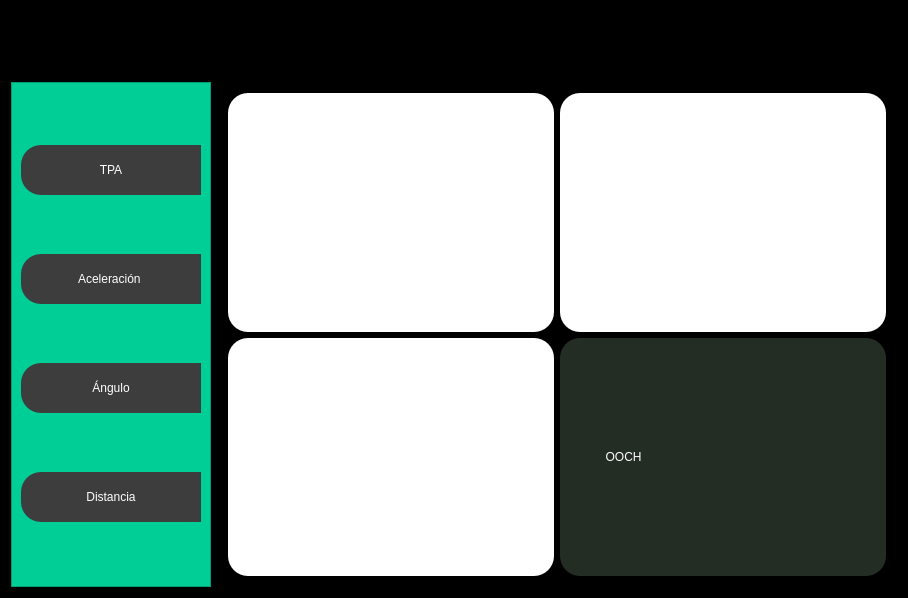
<?xml version="1.0" encoding="UTF-8"?>
<ui version="4.0">
 <class>MainWindow</class>
 <widget class="QMainWindow" name="MainWindow">
  <property name="geometry">
   <rect>
    <x>0</x>
    <y>0</y>
    <width>908</width>
    <height>598</height>
   </rect>
  </property>
  <property name="windowTitle">
   <string>GUI_CANSAT</string>
  </property>
  <widget class="QWidget" name="centralwidget">
   <layout class="QGridLayout" name="gridLayout_3">
    <property name="leftMargin">
     <number>0</number>
    </property>
    <property name="topMargin">
     <number>0</number>
    </property>
    <property name="rightMargin">
     <number>0</number>
    </property>
    <property name="bottomMargin">
     <number>0</number>
    </property>
    <item row="0" column="0">
     <widget class="QFrame" name="frame">
      <property name="styleSheet">
       <string notr="true">background-color: rgb(0, 0, 0);</string>
      </property>
      <property name="frameShape">
       <enum>QFrame::StyledPanel</enum>
      </property>
      <property name="frameShadow">
       <enum>QFrame::Raised</enum>
      </property>
      <layout class="QGridLayout" name="gridLayout">
       <property name="leftMargin">
        <number>0</number>
       </property>
       <property name="topMargin">
        <number>0</number>
       </property>
       <property name="rightMargin">
        <number>0</number>
       </property>
       <property name="bottomMargin">
        <number>0</number>
       </property>
       <item row="0" column="0">
        <widget class="QFrame" name="frame_superior">
         <property name="minimumSize">
          <size>
           <width>0</width>
           <height>65</height>
          </size>
         </property>
         <property name="maximumSize">
          <size>
           <width>16777172</width>
           <height>75</height>
          </size>
         </property>
         <property name="layoutDirection">
          <enum>Qt::LeftToRight</enum>
         </property>
         <property name="styleSheet">
          <string notr="true">Qframe{
background-color:rgb(0,0,0);
}

QPushButton{
background-color:#000000ff;
border-radius: 20px;
}

QPushButton:hover{
background-color:rgb(61,61,61);
border-radius:20px;
}
</string>
         </property>
         <property name="frameShape">
          <enum>QFrame::StyledPanel</enum>
         </property>
         <property name="frameShadow">
          <enum>QFrame::Raised</enum>
         </property>
         <layout class="QHBoxLayout" name="horizontalLayout">
          <item>
           <widget class="QPushButton" name="bt_menu">
            <property name="minimumSize">
             <size>
              <width>200</width>
              <height>0</height>
             </size>
            </property>
            <property name="text">
             <string/>
            </property>
            <property name="icon">
             <iconset>
              <normaloff>imagenes/barra-de-menus.png</normaloff>imagenes/barra-de-menus.png</iconset>
            </property>
            <property name="iconSize">
             <size>
              <width>40</width>
              <height>40</height>
             </size>
            </property>
           </widget>
          </item>
          <item>
           <spacer name="horizontalSpacer">
            <property name="orientation">
             <enum>Qt::Horizontal</enum>
            </property>
            <property name="sizeHint" stdset="0">
             <size>
              <width>338</width>
              <height>20</height>
             </size>
            </property>
           </spacer>
          </item>
          <item>
           <widget class="QPushButton" name="bt_minimizar">
            <property name="text">
             <string/>
            </property>
            <property name="icon">
             <iconset>
              <normaloff>imagenes/minimizar.png</normaloff>imagenes/minimizar.png</iconset>
            </property>
            <property name="iconSize">
             <size>
              <width>40</width>
              <height>40</height>
             </size>
            </property>
           </widget>
          </item>
          <item>
           <widget class="QPushButton" name="bt_restaurar">
            <property name="text">
             <string/>
            </property>
            <property name="icon">
             <iconset>
              <normaloff>imagenes/restaurar.png</normaloff>imagenes/restaurar.png</iconset>
            </property>
            <property name="iconSize">
             <size>
              <width>40</width>
              <height>40</height>
             </size>
            </property>
           </widget>
          </item>
          <item>
           <widget class="QPushButton" name="bt_maximizar">
            <property name="text">
             <string/>
            </property>
            <property name="icon">
             <iconset>
              <normaloff>imagenes/maximizar.png</normaloff>imagenes/maximizar.png</iconset>
            </property>
            <property name="iconSize">
             <size>
              <width>40</width>
              <height>40</height>
             </size>
            </property>
           </widget>
          </item>
          <item>
           <widget class="QPushButton" name="bt_cerrar">
            <property name="text">
             <string/>
            </property>
            <property name="icon">
             <iconset>
              <normaloff>imagenes/cerrar.png</normaloff>imagenes/cerrar.png</iconset>
            </property>
            <property name="iconSize">
             <size>
              <width>40</width>
              <height>40</height>
             </size>
            </property>
           </widget>
          </item>
         </layout>
        </widget>
       </item>
       <item row="4" column="0">
        <widget class="QFrame" name="frame_contenido">
         <property name="frameShape">
          <enum>QFrame::StyledPanel</enum>
         </property>
         <property name="frameShadow">
          <enum>QFrame::Raised</enum>
         </property>
         <layout class="QGridLayout" name="gridLayout_5">
          <item row="2" column="0">
           <widget class="QFrame" name="frame_control">
            <property name="minimumSize">
             <size>
              <width>200</width>
              <height>0</height>
             </size>
            </property>
            <property name="maximumSize">
             <size>
              <width>0</width>
              <height>16777215</height>
             </size>
            </property>
            <property name="styleSheet">
             <string notr="true">QFrame{
background-color: rgb(0,206,151);
}

QPushButton{
background-color: rgb(61,61,61);
border-top-left-radius: 20px;
border-bottom-left-radius: 20px;
color: rgb(255,255,255);
font: 77 10pt &quot;Arial Black&quot;;
}

QPushButton:hover{
background-color: white;
border-top-left-radius: 20px;
border-bottom-left-radius: 20px;
color: rgb(0,0,0);
font: 77 10pt &quot;Arial Black&quot;;
}</string>
            </property>
            <property name="frameShape">
             <enum>QFrame::StyledPanel</enum>
            </property>
            <property name="frameShadow">
             <enum>QFrame::Raised</enum>
            </property>
            <layout class="QVBoxLayout" name="verticalLayout_3">
             <item>
              <widget class="QPushButton" name="bt_GraficasA">
               <property name="minimumSize">
                <size>
                 <width>0</width>
                 <height>50</height>
                </size>
               </property>
               <property name="text">
                <string>TPA</string>
               </property>
               <property name="icon">
                <iconset>
                 <normaloff>imagenes/chip.png</normaloff>imagenes/chip.png</iconset>
               </property>
               <property name="iconSize">
                <size>
                 <width>35</width>
                 <height>35</height>
                </size>
               </property>
              </widget>
             </item>
             <item>
              <widget class="QPushButton" name="bt_GraficasB">
               <property name="minimumSize">
                <size>
                 <width>0</width>
                 <height>50</height>
                </size>
               </property>
               <property name="text">
                <string>Aceleración </string>
               </property>
               <property name="icon">
                <iconset>
                 <normaloff>imagenes/chip.png</normaloff>imagenes/chip.png</iconset>
               </property>
               <property name="iconSize">
                <size>
                 <width>35</width>
                 <height>35</height>
                </size>
               </property>
              </widget>
             </item>
             <item>
              <widget class="QPushButton" name="bt_GraficasC">
               <property name="minimumSize">
                <size>
                 <width>0</width>
                 <height>50</height>
                </size>
               </property>
               <property name="text">
                <string>Ángulo</string>
               </property>
               <property name="icon">
                <iconset>
                 <normaloff>imagenes/chip.png</normaloff>imagenes/chip.png</iconset>
               </property>
               <property name="iconSize">
                <size>
                 <width>35</width>
                 <height>35</height>
                </size>
               </property>
              </widget>
             </item>
             <item>
              <widget class="QPushButton" name="bt_GraficasD">
               <property name="minimumSize">
                <size>
                 <width>0</width>
                 <height>50</height>
                </size>
               </property>
               <property name="text">
                <string>Distancia</string>
               </property>
               <property name="icon">
                <iconset>
                 <normaloff>imagenes/chip.png</normaloff>imagenes/chip.png</iconset>
               </property>
               <property name="iconSize">
                <size>
                 <width>35</width>
                 <height>35</height>
                </size>
               </property>
              </widget>
             </item>
            </layout>
           </widget>
          </item>
          <item row="2" column="1">
           <widget class="QFrame" name="frame_paginas">
            <property name="frameShape">
             <enum>QFrame::StyledPanel</enum>
            </property>
            <property name="frameShadow">
             <enum>QFrame::Raised</enum>
            </property>
            <layout class="QVBoxLayout" name="verticalLayout_4">
             <property name="spacing">
              <number>0</number>
             </property>
             <property name="leftMargin">
              <number>1</number>
             </property>
             <property name="topMargin">
              <number>1</number>
             </property>
             <property name="rightMargin">
              <number>1</number>
             </property>
             <property name="bottomMargin">
              <number>1</number>
             </property>
             <item>
              <widget class="QStackedWidget" name="stackedWidget">
               <property name="styleSheet">
                <string notr="true">QFrame{
background-color: rgb(61,61,61);
}

QLabel{
font: 87 12pt &quot;Arial Black&quot;;
background-color: #000000ff;
color: rgb(0,206,151);
border: 0px solid #14C8DC;
}
</string>
               </property>
               <property name="currentIndex">
                <number>0</number>
               </property>
               <widget class="QWidget" name="pagina1">
                <layout class="QGridLayout" name="gridLayout_2">
                 <item row="0" column="1">
                  <widget class="QFrame" name="frame_3">
                   <property name="minimumSize">
                    <size>
                     <width>0</width>
                     <height>0</height>
                    </size>
                   </property>
                   <property name="styleSheet">
                    <string notr="true">background-color: rgb(255, 255, 255);
border-radius: 20px;
</string>
                   </property>
                   <property name="frameShape">
                    <enum>QFrame::StyledPanel</enum>
                   </property>
                   <property name="frameShadow">
                    <enum>QFrame::Raised</enum>
                   </property>
                   <layout class="QHBoxLayout" name="horizontalLayout_3">
                    <item>
                     <layout class="QVBoxLayout" name="presion"/>
                    </item>
                   </layout>
                  </widget>
                 </item>
                 <item row="0" column="0">
                  <widget class="QFrame" name="frame_2">
                   <property name="minimumSize">
                    <size>
                     <width>0</width>
                     <height>0</height>
                    </size>
                   </property>
                   <property name="styleSheet">
                    <string notr="true">background-color: rgb(255, 255, 255);
border-radius: 20px;
</string>
                   </property>
                   <property name="frameShape">
                    <enum>QFrame::StyledPanel</enum>
                   </property>
                   <property name="frameShadow">
                    <enum>QFrame::Raised</enum>
                   </property>
                   <layout class="QHBoxLayout" name="horizontalLayout_2">
                    <item>
                     <layout class="QVBoxLayout" name="temperatura"/>
                    </item>
                   </layout>
                  </widget>
                 </item>
                 <item row="1" column="0">
                  <widget class="QFrame" name="frame_4">
                   <property name="minimumSize">
                    <size>
                     <width>0</width>
                     <height>0</height>
                    </size>
                   </property>
                   <property name="styleSheet">
                    <string notr="true">background-color: rgb(255, 255, 255);
border-radius: 20px;</string>
                   </property>
                   <property name="frameShape">
                    <enum>QFrame::StyledPanel</enum>
                   </property>
                   <property name="frameShadow">
                    <enum>QFrame::Raised</enum>
                   </property>
                   <layout class="QHBoxLayout" name="horizontalLayout_4">
                    <item>
                     <layout class="QVBoxLayout" name="altura"/>
                    </item>
                   </layout>
                  </widget>
                 </item>
                 <item row="1" column="1">
                  <widget class="QFrame" name="frame_5">
                   <property name="minimumSize">
                    <size>
                     <width>0</width>
                     <height>0</height>
                    </size>
                   </property>
                   <property name="styleSheet">
                    <string notr="true">background-color: rgb(35, 45, 36);
border-radius: 20px;

</string>
                   </property>
                   <property name="frameShape">
                    <enum>QFrame::StyledPanel</enum>
                   </property>
                   <property name="frameShadow">
                    <enum>QFrame::Raised</enum>
                   </property>
                   <layout class="QHBoxLayout" name="horizontalLayout_5">
                    <item>
                     <widget class="QLabel" name="label">
                      <property name="styleSheet">
                       <string notr="true">QLabel{
font: 87 12pt &quot;Arial Black&quot;;
background-color: #000000ff;
color: rgb(255, 255, 255);
border:0px solid #14C8DC;
}</string>
                      </property>
                      <property name="text">
                       <string>           OOCH</string>
                      </property>
                     </widget>
                    </item>
                    <item>
                     <widget class="QLabel" name="label_2">
                      <property name="styleSheet">
                       <string notr="true">image: url(:/ooch/OOCH.png);</string>
                      </property>
                      <property name="text">
                       <string>&lt;html&gt;&lt;head/&gt;&lt;body&gt;&lt;p&gt;&lt;br/&gt;&lt;/p&gt;&lt;/body&gt;&lt;/html&gt;</string>
                      </property>
                     </widget>
                    </item>
                   </layout>
                  </widget>
                 </item>
                </layout>
               </widget>
               <widget class="QWidget" name="pagina2">
                <layout class="QGridLayout" name="gridLayout_6">
                 <item row="0" column="0">
                  <widget class="QFrame" name="frame_6">
                   <property name="styleSheet">
                    <string notr="true">background-color: rgb(255, 255, 255);
border-radius: 20px;</string>
                   </property>
                   <property name="frameShape">
                    <enum>QFrame::StyledPanel</enum>
                   </property>
                   <property name="frameShadow">
                    <enum>QFrame::Raised</enum>
                   </property>
                   <layout class="QHBoxLayout" name="horizontalLayout_6">
                    <item>
                     <layout class="QVBoxLayout" name="aceleracion"/>
                    </item>
                   </layout>
                  </widget>
                 </item>
                </layout>
               </widget>
               <widget class="QWidget" name="pagina3">
                <layout class="QGridLayout" name="gridLayout_4">
                 <item row="0" column="0">
                  <widget class="QFrame" name="frame_10">
                   <property name="styleSheet">
                    <string notr="true">background-color: rgb(255, 255, 255);
border-radius: 20px;</string>
                   </property>
                   <property name="frameShape">
                    <enum>QFrame::StyledPanel</enum>
                   </property>
                   <property name="frameShadow">
                    <enum>QFrame::Raised</enum>
                   </property>
                   <layout class="QHBoxLayout" name="horizontalLayout_10">
                    <item>
                     <layout class="QVBoxLayout" name="angulo"/>
                    </item>
                   </layout>
                  </widget>
                 </item>
                </layout>
               </widget>
               <widget class="QWidget" name="pagina4">
                <layout class="QGridLayout" name="gridLayout_7">
                 <item row="0" column="0">
                  <widget class="QFrame" name="frame_14">
                   <property name="styleSheet">
                    <string notr="true">background-color: rgb(255, 255, 255);
border-radius: 20px;</string>
                   </property>
                   <property name="frameShape">
                    <enum>QFrame::StyledPanel</enum>
                   </property>
                   <property name="frameShadow">
                    <enum>QFrame::Raised</enum>
                   </property>
                   <layout class="QHBoxLayout" name="horizontalLayout_14">
                    <item>
                     <layout class="QVBoxLayout" name="distancia"/>
                    </item>
                   </layout>
                  </widget>
                 </item>
                 <item row="0" column="1">
                  <widget class="QFrame" name="frame_15">
                   <property name="styleSheet">
                    <string notr="true">background-color: rgb(255, 255, 255);
border-radius: 20px;</string>
                   </property>
                   <property name="frameShape">
                    <enum>QFrame::StyledPanel</enum>
                   </property>
                   <property name="frameShadow">
                    <enum>QFrame::Raised</enum>
                   </property>
                   <layout class="QHBoxLayout" name="horizontalLayout_15">
                    <item>
                     <layout class="QVBoxLayout" name="verticalLayout_8"/>
                    </item>
                   </layout>
                  </widget>
                 </item>
                </layout>
               </widget>
              </widget>
             </item>
            </layout>
           </widget>
          </item>
         </layout>
        </widget>
       </item>
      </layout>
     </widget>
    </item>
   </layout>
  </widget>
 </widget>
 <resources>
  <include location="imagenes/logo.qrc"/>
 </resources>
 <connections/>
</ui>
